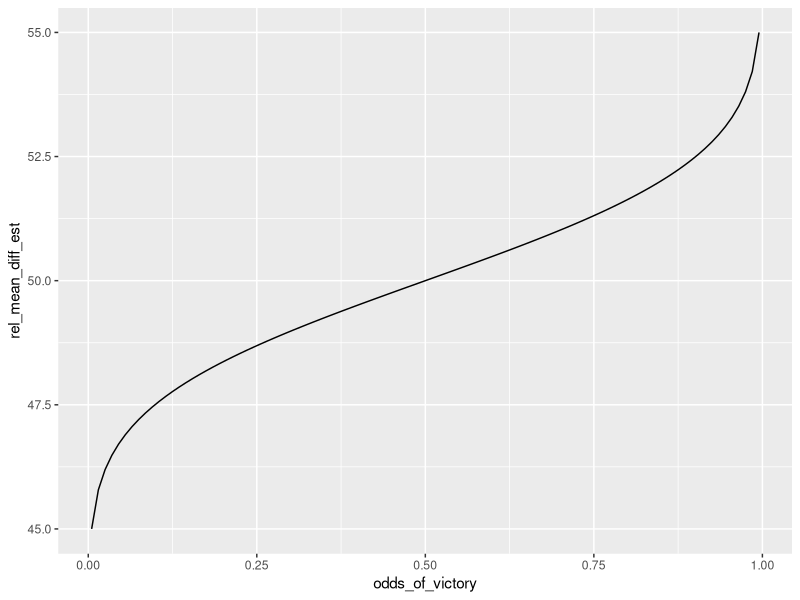
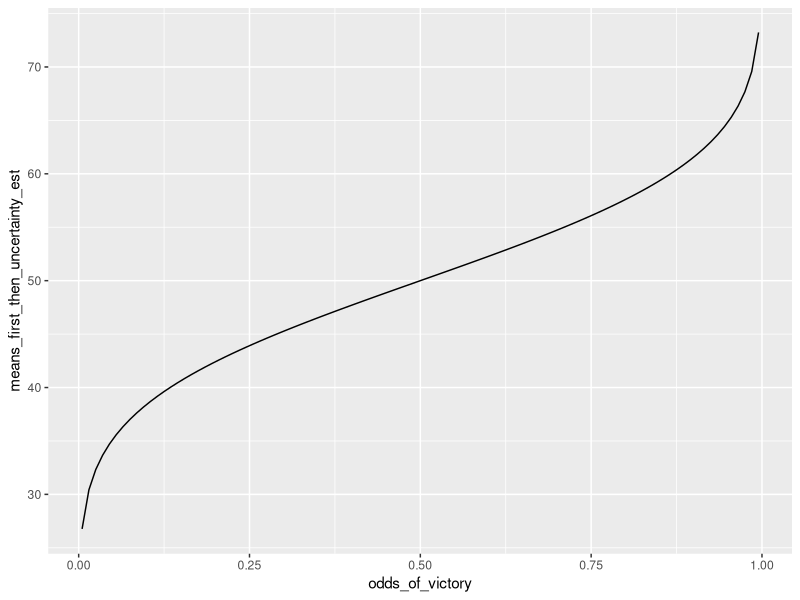
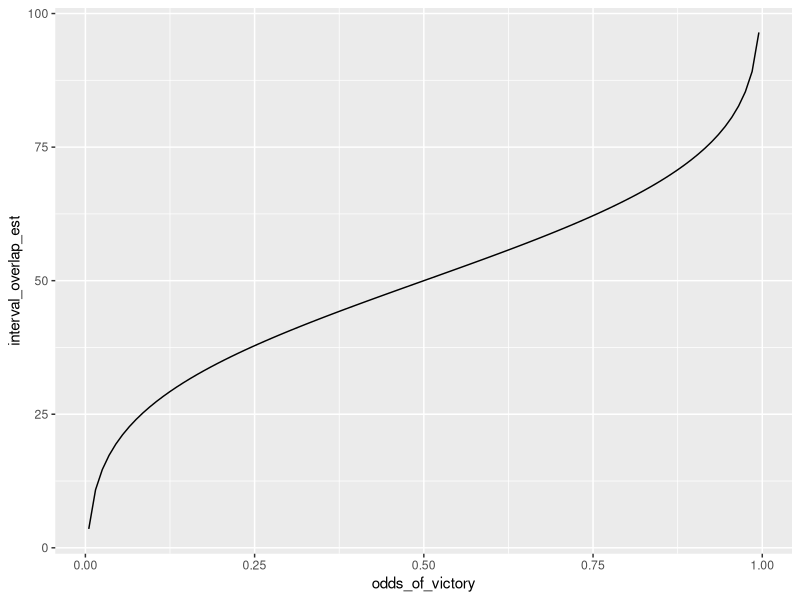
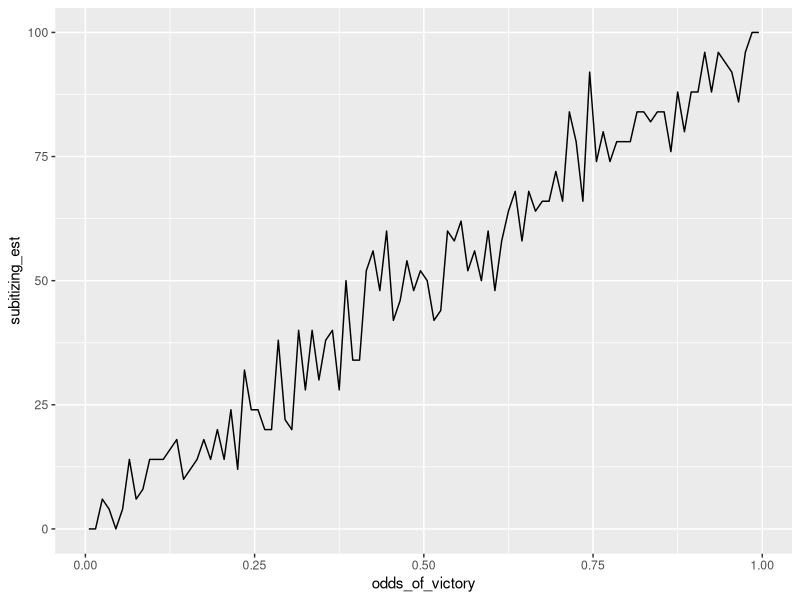
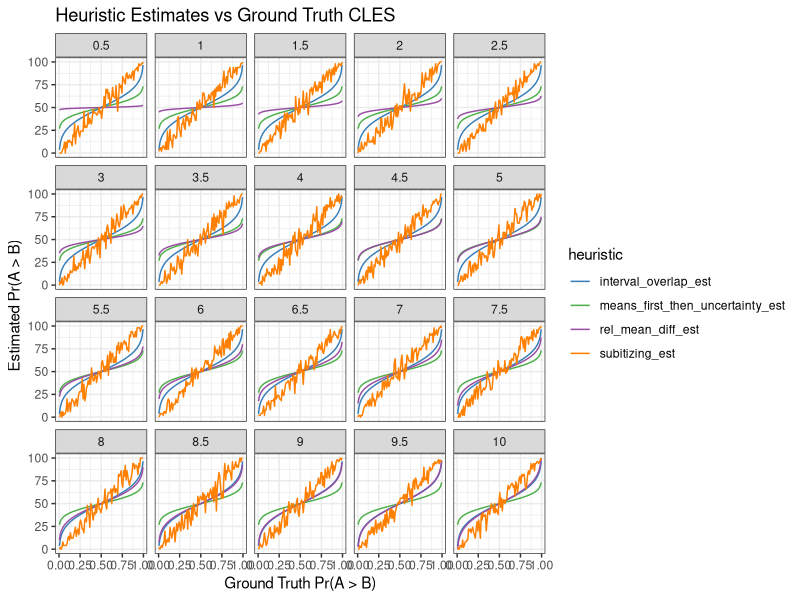
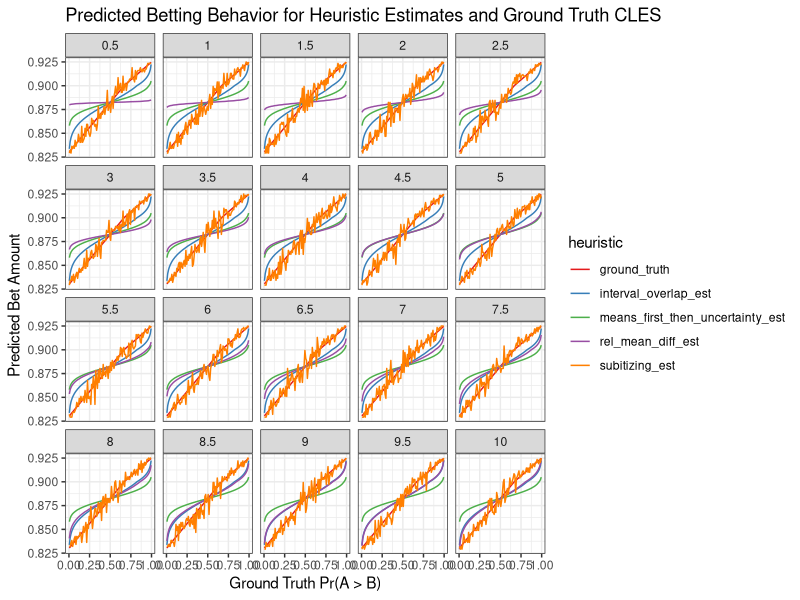

Source code (R) for these figures, in order:
## ---- chunk 1
knitr::opts_chunk$set(echo = TRUE)
library(tidyverse)
library(gganimate)
library(RColorBrewer)
## ---- chunk 2
# set up possible data conditions dataframe
std_diff <- seq(0.5, 10, by=0.5) # different levels of uncertainty about the margin of victory
odds <- ppoints(100) # probability of team A winning
conds_df <- data.frame(
    "sd_diff" = sort(rep(std_diff, length(odds))),
    "odds_of_victory" = rep(odds, length(std_diff))
)

# add column for the mean difference
conds_df$mean_diff <- - (conds_df$sd_diff * qnorm(conds_df$odds_of_victory)) # mean(B - A)

# add additional columns which are necessary to compute heuristics
conds_df$max_abs_mean_diff <- max(abs(conds_df$mean_diff)) # for the baseline of relative mean difference heuristic
conds_df$sd_team <- sqrt(conds_df$sd_diff ^ 2 / 2) # assume equal and independent variances to get the standard deviation of possible scores for each team for the interval heuristics

# print
conds_df
## ---- chunk 3
# relative mean difference heuristic
relative_mean_difference <- function(mean_diff, max_abs_mean_diff) {
  return(50 - 50 * mean_diff / max_abs_mean_diff)
}
# apply(conds_df, 1, function(df) relative_mean_difference(df['mean_diff'], df['max_abs_mean_diff']))
conds_df %>% filter(sd_diff==1) %>% rowwise() %>% mutate(rel_mean_diff_est = relative_mean_difference(mean_diff, max_abs_mean_diff)) %>% ggplot(aes(x=odds_of_victory,y=rel_mean_diff_est)) + geom_line()
## ---- chunk 4
# means first, then uncertainty heuristic
means_first_then_uncertainty <- function(mean_diff, sd_team) {
  interval_length <- qnorm(0.975)*sd_team - qnorm(0.025)*sd_team
  return(50 - 50 * mean_diff / interval_length / 2)
}
conds_df %>% filter(sd_diff==1) %>% rowwise() %>% mutate(means_first_then_uncertainty_est = means_first_then_uncertainty(mean_diff, sd_team)) %>% ggplot(aes(x=odds_of_victory,y=means_first_then_uncertainty_est)) + geom_line()
## ---- chunk 5
# interval overlap heuristic
interval_overlap <- function(mean_diff, sd_team) {
  interval_length <- qnorm(0.975)*sd_team - qnorm(0.025)*sd_team # baseline for relative judgment
  mean_teamA <- - mean_diff / 2 # relative to center
  mean_teamB <- mean_diff / 2 # relative to center
  # calculation depends on which mean is larger
  if(mean_teamA > mean_teamB) {
    interval_overlap <- (mean_teamB + interval_length / 2) - (mean_teamA - interval_length / 2) # upper bound of lower dist minus lower bound of higher dist
    return(100 - 50 * interval_overlap / interval_length)
  } else { # mean_teamA < mean_teamB
    interval_overlap <- (mean_teamA + interval_length / 2) - (mean_teamB - interval_length / 2) # upper bound of lower dist minus lower bound of higher dist
    return( 50 * interval_overlap / interval_length)
  }
}
conds_df %>% filter(sd_diff==1) %>% rowwise() %>% mutate(interval_overlap_est = interval_overlap(mean_diff, sd_team)) %>% ggplot(aes(x=odds_of_victory,y=interval_overlap_est)) + geom_line()
## ---- chunk 6
# subitizing heuristic
subitizing <- function(mean_diff, sd_diff) {
  # simulate outcomes
  n <- 50
  draws <- rnorm(n, mean_diff, sd_diff)
  return(100 * sum(draws < 0) / n)
}
conds_df %>% filter(sd_diff==1) %>% rowwise() %>% mutate(subitizing_est = subitizing(mean_diff, sd_diff)) %>% ggplot(aes(x=odds_of_victory,y=subitizing_est)) + geom_line()
## ---- chunk 7
# need a consistent color scale for these heuristics
heuristics <- as.factor(c("ground_truth", "rel_mean_diff_est", "means_first_then_uncertainty_est", "interval_overlap_est", "subitizing_est"))
hColors <- brewer.pal(length(heuristics), "Set1")
names(hColors) <- levels(heuristics)
colScale <- scale_colour_manual(values = hColors)
## ---- chunk 8
conds_df %>% rowwise() %>% 
  mutate( # add heuristic estimates
    rel_mean_diff_est = relative_mean_difference(mean_diff, max_abs_mean_diff),
    means_first_then_uncertainty_est = means_first_then_uncertainty(mean_diff, sd_team),
    interval_overlap_est = interval_overlap(mean_diff, sd_team),
    subitizing_est = subitizing(mean_diff, sd_diff)
  ) %>% 
  gather(heuristic, est_CLES, rel_mean_diff_est, means_first_then_uncertainty_est, interval_overlap_est, subitizing_est) %>% # reshape
ggplot(aes(x = odds_of_victory, y = est_CLES, color = heuristic)) +
  geom_line() +
  colScale +
  theme_bw() +
  labs(title = "Heuristic Estimates vs Ground Truth CLES",
      x = "Ground Truth Pr(A > B)",
      y = "Estimated Pr(A > B)"
  ) +
  facet_wrap(~ sd_diff)
## ---- chunk 9
# set range of possible bets based on given budget and minimum bet
budget <- 1
min_bet <- 0.01
possible_bets <- seq(from=min_bet, to=budget, by=0.01) 

# create a tiered capital gains tax
tax_winnings <- function(winnings) {
  tiers <- c(0, 0.5, 1, 1.5, 2.5, 4, Inf)
  rates <- c(0, 0.05, 0.1, 0.15, 0.2, 0.25, 0.3)
  taxed_winnings <- sum(diff(c(0, pmin(winnings, tiers))) * (1-rates))
  return(taxed_winnings)
}

# set cost of not betting
loss_rate <- 0.17
## ---- chunk 10
optimal_bet <- function(p_superiority_A) {
  # hack to catch p == 0
  if (p_superiority_A == 0) {
    p_superiority_A <- 0.001
  }
  # calculate utility over as set of possible bets at the given odds
  utility_in_dollars <- seq(from=-1, to=0, length.out = length(possible_bets))
  for (i in 1:length(possible_bets)) {
    utility_in_dollars[i] <- (1 - loss_rate)*(budget - possible_bets[i]) + p_superiority_A * tax_winnings(possible_bets[i] / p_superiority_A) # payoff proportional to risk
  }
  # determine the bet with the maximum expected utility
  return(max(utility_in_dollars))
}
## ---- chunk 11
conds_df %>% rowwise() %>% 
  mutate( # add heuristic estimates (as before)
    rel_mean_diff_est = relative_mean_difference(mean_diff, max_abs_mean_diff) / 100, # divide by 100 to align scale with ground truth
    means_first_then_uncertainty_est = means_first_then_uncertainty(mean_diff, sd_team) / 100,
    interval_overlap_est = interval_overlap(mean_diff, sd_team) / 100,
    subitizing_est = subitizing(mean_diff, sd_diff) / 100,
    ground_truth = odds_of_victory # add ground_truth for purpose of plotting estimated bets from ground truth as well as heuristics
  ) %>% 
  gather(heuristic, est_CLES, ground_truth, rel_mean_diff_est, means_first_then_uncertainty_est, interval_overlap_est, subitizing_est) %>% # reshape, this time including the ground truth as a factor
  rowwise() %>%
  mutate(bet_amount = optimal_bet(est_CLES)) %>% # apply optimal bet function
ggplot(aes(x = odds_of_victory, y = bet_amount, color = heuristic)) +
  geom_line() +
  colScale +
  theme_bw() +
  labs(title = "Predicted Betting Behavior for Heuristic Estimates and Ground Truth CLES",
      x = "Ground Truth Pr(A > B)",
      y = "Predicted Bet Amount"
  ) +
  facet_wrap(~ sd_diff)
